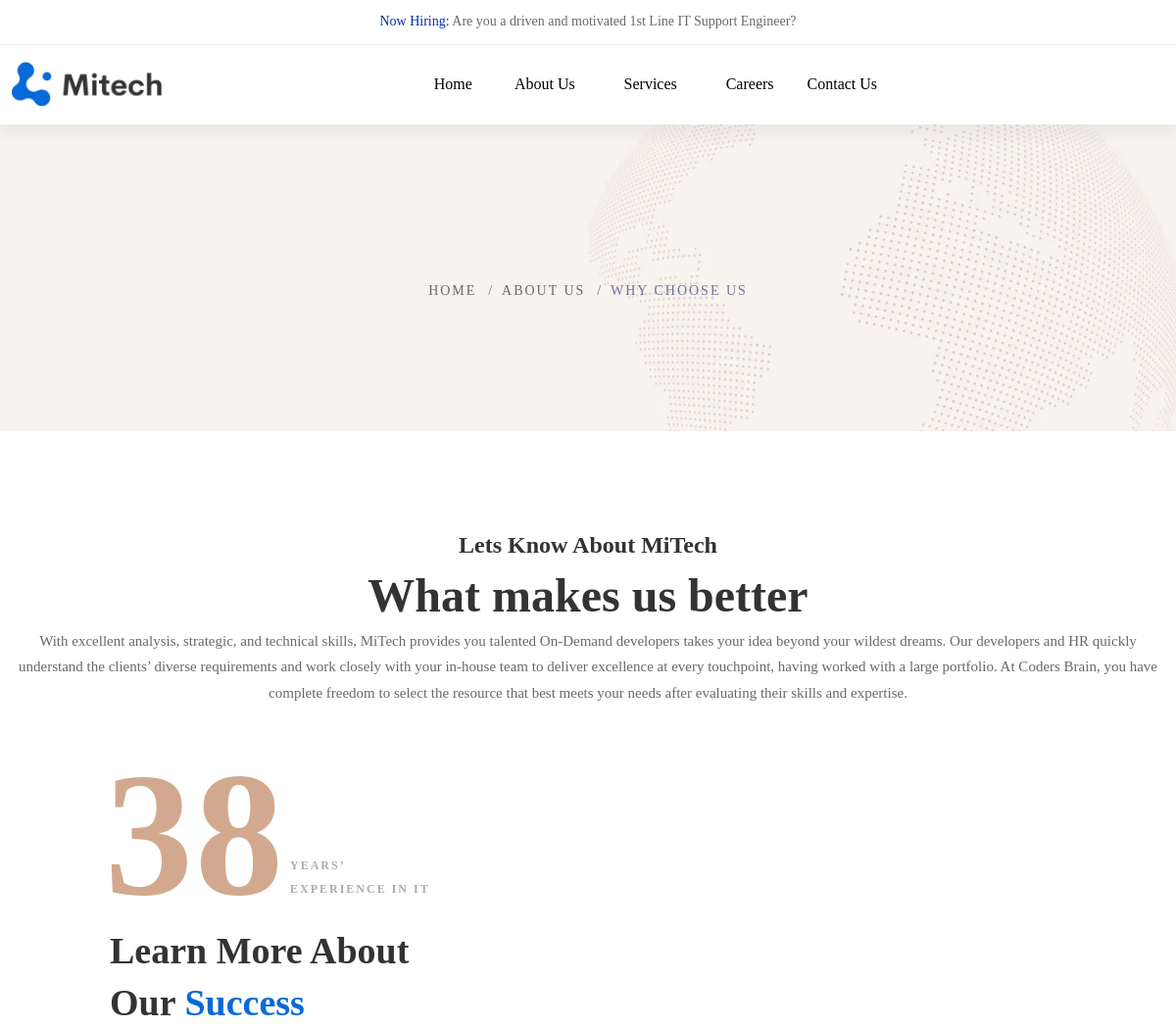
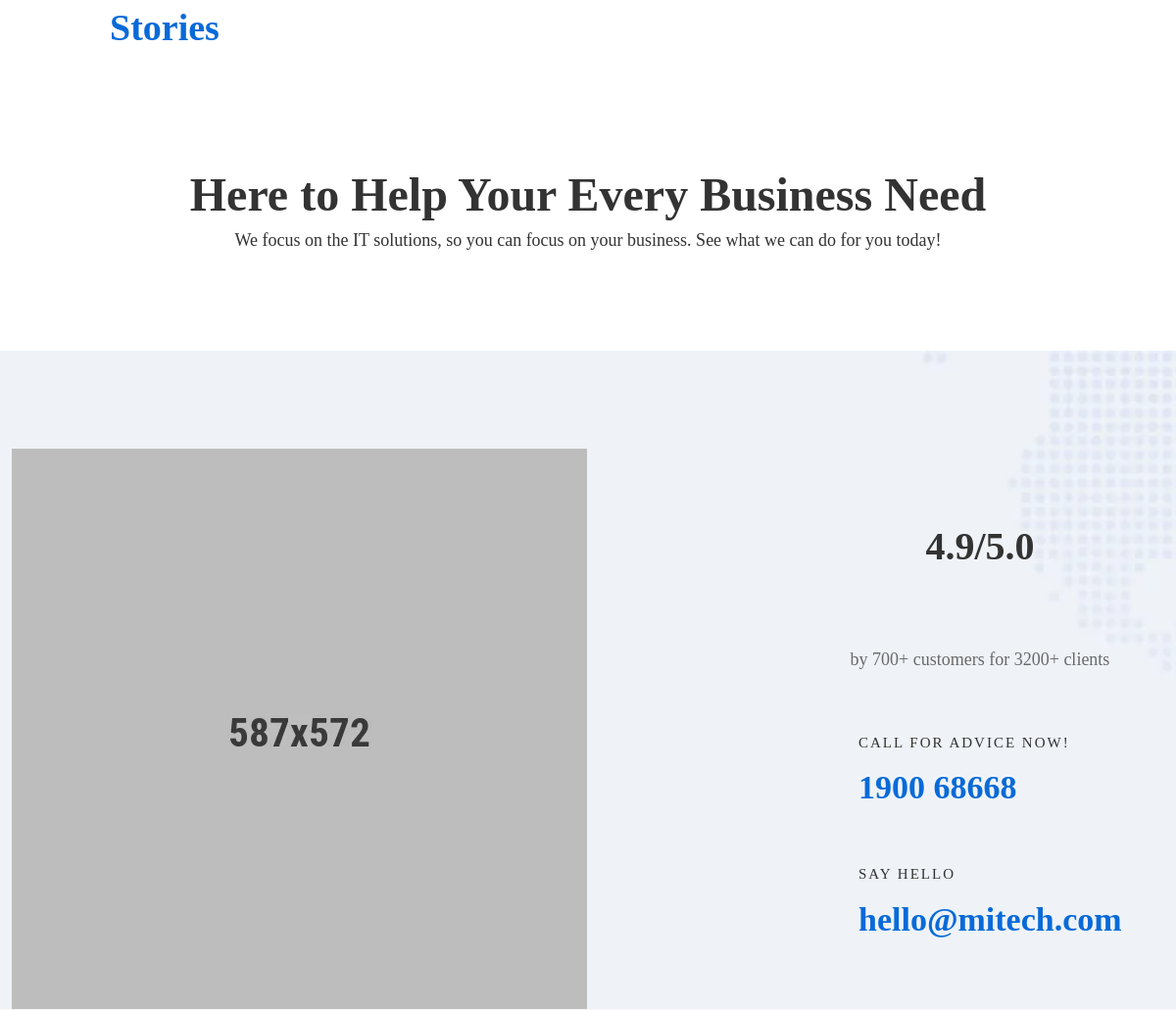
The page /why_choose_us/ (upper part) on the database as committed earlier (2 pictures, top to bottom).
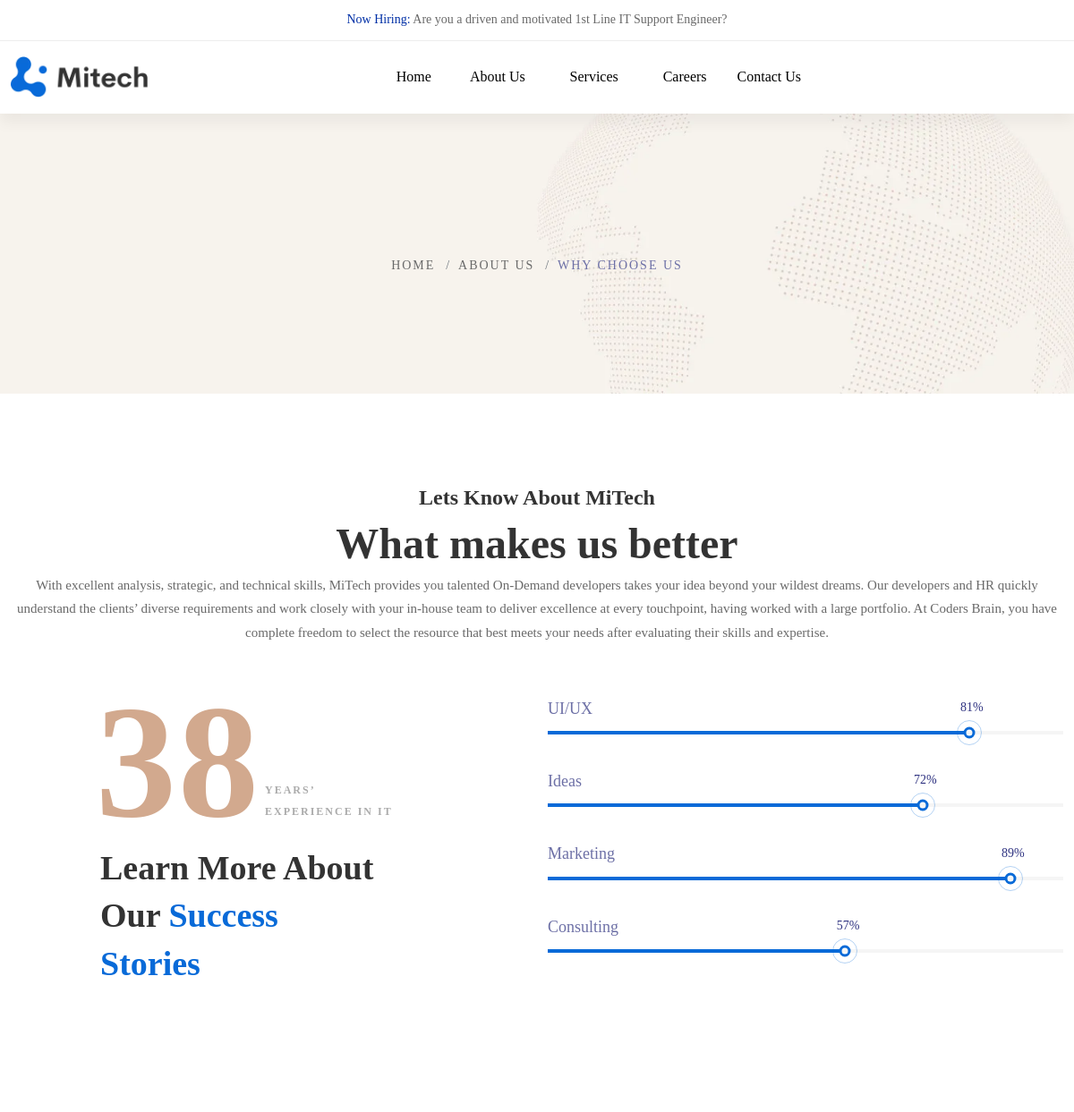
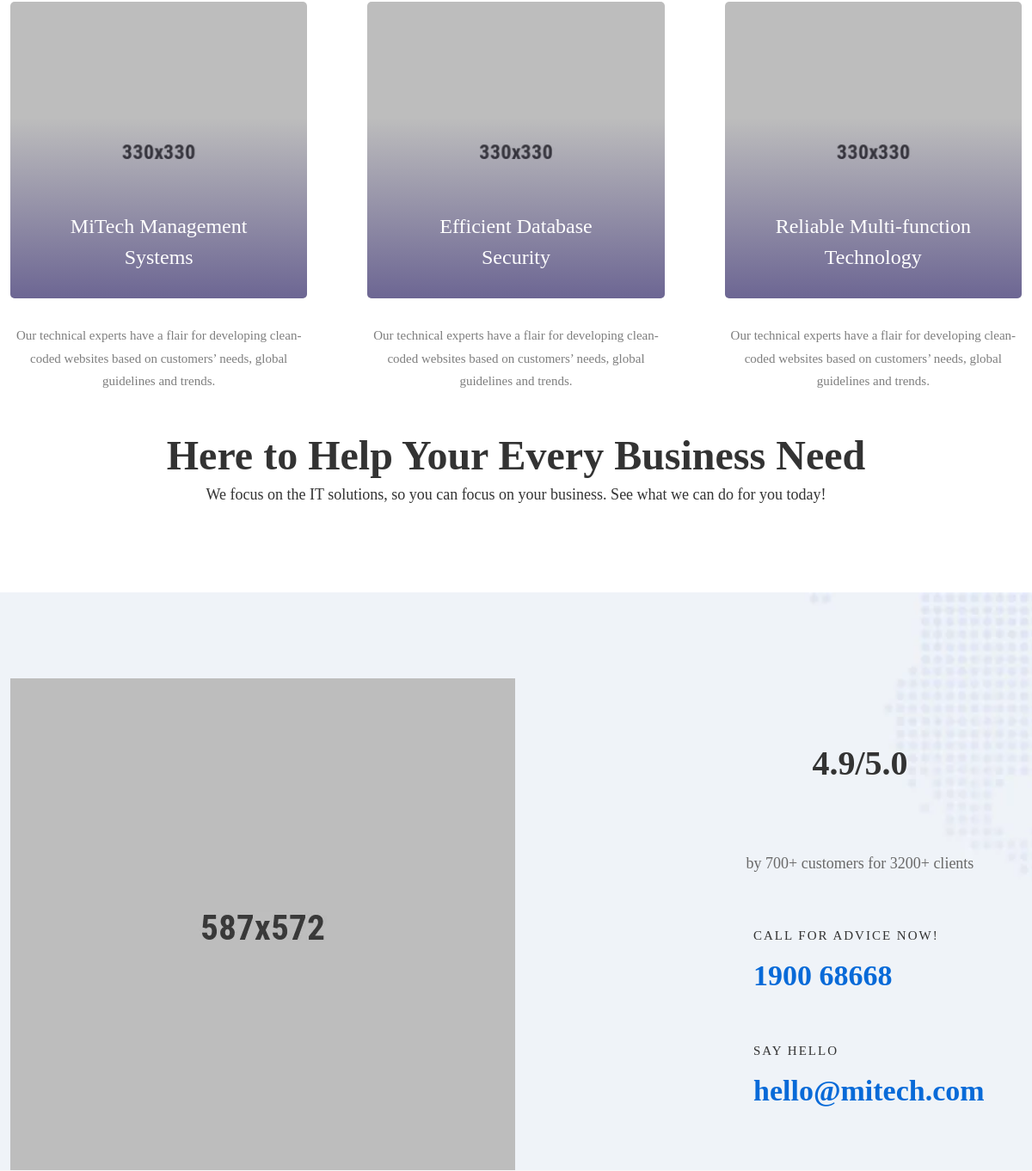
The same page on the database as committed later (2 pictures, top to bottom).
### app/models.py (models this page shows, shortened)
class ProgressChart(models.Model):
    heading = models.CharField(max_length=50, null=False, blank=False)
    progress = models.CharField(max_length=5, null=False, blank=False)
    class Meta:
        verbose_name = 'ProgressChart'
        verbose_name_plural = 'ProgressCharts'

class BoxIcon(models.Model):
    image = models.FileField(upload_to='boxes/gallery', blank=True, null=True)
    heading = models.CharField(max_length=200, null=False, blank=False)
    text = models.TextField(null=True, blank=True)
    page = models.CharField(max_length=100, null=False, blank=False) #for box, largebox, service, aboutusstory and features
    class Meta:
        verbose_name = "Box Icon"
        verbose_name_plural = "Box Icons"

### app/views.py (the view)
# urls.py: path('why_choose_us/', WhyChooseUs.as_view(), name='why_choose_us'),
class WhyChooseUs(TemplateView):
    template_name = 'why-choose-us.html'
    def get_context_data(self, **kwargs):
        context = super().get_context_data(**kwargs)
        slider = Slider.objects.filter(page='whychooseus').first()
        progresschart = ProgressChart.objects.all()
        features = BoxIcon.objects.filter(page='features')
        context.update({
            'slider':slider,
            'progresschart':progresschart,
            'features':features
        })
        return context

### app/templates/why-choose-us.html (shortened to what the changed rows need)
{% extends "my/base.html" %} {% block body %} {% load static %}
    <div id="main-wrapper">
        <div class="site-wrapper-reveal">
            <div class="feature-large-images-wrapper section-space--ptb_100">
                <div class="container">
                    <div class="row">
                        <div class="col-lg-12">
                            <div class="section-title-wrap text-center section-space--mb_30">
                                <h2 class="aheto-heading__title">What makes us better</h2>
                            </div>
                        </div>
                    </div>
                    <div class="cybersecurity-about-box">
                        <div class="row">
                            <div class="col-lg-4 offset-lg-1">
                                <div class="modern-number-01  mt-30">
                                    <h2 class="heading  me-5"><span class="mark-text">38</span>Years’ Experience in IT</h2>
                                </div>
                            </div>
                            <div class="col-lg-6 offset-lg-1 wow move-up">
                                <div class="progress-bar--one mt-30 section-space--mb_60">
                                    {% for chart in progresschart %}
                                    <div class="progress-charts">
                                        <h6 class="heading ">{{chart.heading}}</h6>
                                        <div class="progress">
                                            <div class="progress-bar wow fadeInLeft" data-wow-duration="0.5s" data-wow-delay=".3s" role="progressbar" style="width: {{chart.progress}}" aria-valuenow="85" aria-valuemin="0" aria-valuemax="100"><span class="percent-label">{{chart.progress}}</span></div>
                                        </div>
                                    </div>
                                    {% endfor %}
                                </div>
                            </div>
                        </div>
                    </div>
                </div>
                <div class="feature-large-images-wrapper section-space--pt_70">
                    <div class="container">
                        <div class="row">
                            <div class="col-12">
                                <div class="row row--35">
                                    {% for feature in features %}
                                    <div class="col-lg-4 col-md-6 mt-30">
                                        <a href="#" class="box-large-image__wrap wow move-up">
                                            <div class="box-large-image__box">
                                                <div class="box-large-image__midea">
                                                    <div class="images-midea">
                                                        <img src="/media/{{feature.image}}" class="img-fluid" alt="">
                                                        <div class="button-wrapper">
                                                        </div>
                                                        <div class="heading-wrap">
                                                            <h5 class="heading">{{feature.heading}}</h5>
                                                        </div>
                                                    </div>
                                                </div>
                                                <div class="box-large-image__content mt-30 text-center">
                                                    <p>{{feature.text}}</p>
                                                </div>
                                            </div>
                                        </a>
                                    </div>
                                    {% endfor %}
                                </div>
                                <div class="section-under-heading text-center section-space--mt_40">
                                    <h2 class="aheto-heading__title">Here to Help Your Every Business Need</h2>
                                </div>
                            </div>
                        </div>
                    </div>
                </div>
            </div>
        </div>
</body>
{% endblock body %}

Rows that differ between the two databases and show on the page:
added ProgressChart: heading "UI/UX", progress "81%"
added ProgressChart: heading "Ideas", progress "72%"
added ProgressChart: heading "Marketing", progress "89%"
added ProgressChart: heading "Consulting", progress "57%"
added BoxIcon: image (picture), heading "MiTech Management Systems", text "Our technical experts have a flair for developing clean-coded websites based on customers’ needs, global guidelines and trends."
added BoxIcon: image (picture), heading "Efficient Database Security", text "Our technical experts have a flair for developing clean-coded websites based on customers’ needs, global guidelines and trends."
added BoxIcon: image (picture), heading "Reliable Multi-function Technology", text "Our technical experts have a flair for developing clean-coded websites based on customers’ needs, global guidelines and trends."
